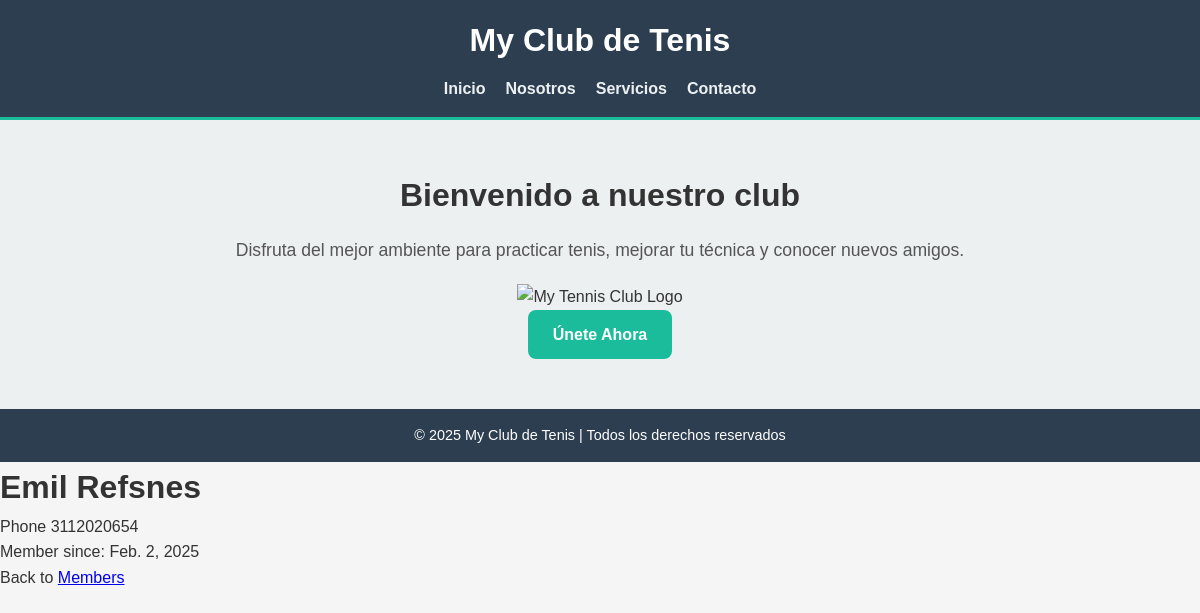
The app's page /members/details/1, older data.
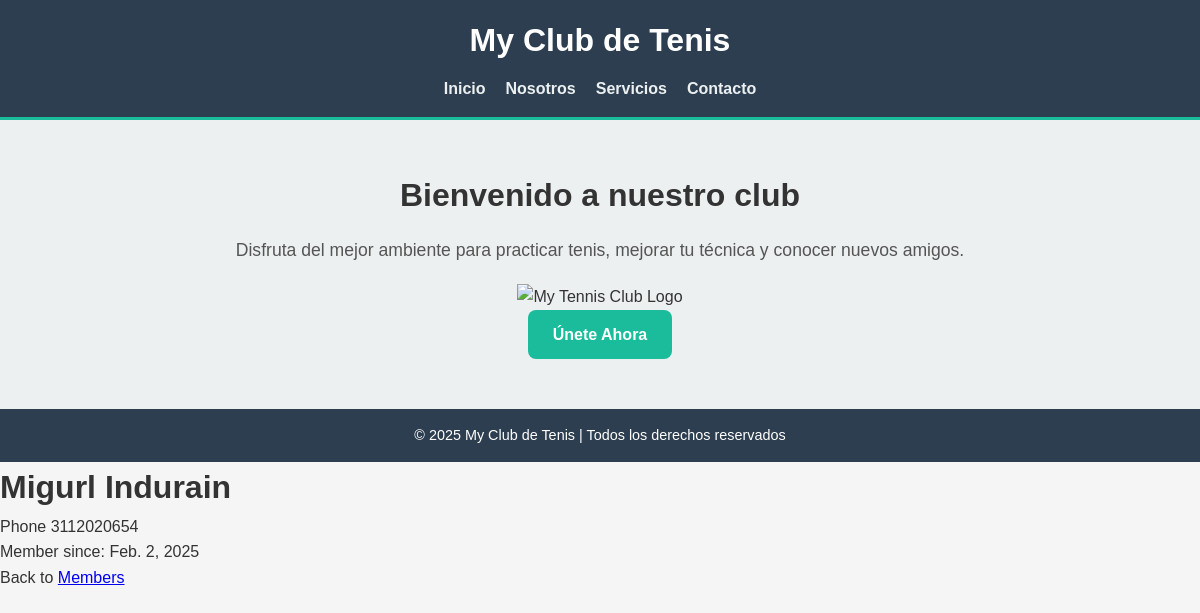
The same page, newer data.
### members/models.py (models this page shows, shortened)
class Member(models.Model):
    firstname = models.CharField(max_length=255)
    lastname = models.CharField(max_length=255)
    phone = models.IntegerField(null=True)
    joined_date = models.DateField(null=True)

### members/views.py (the view)
# urls.py: path('members/details/<int:id>', views.details, name='details'),
def details(request, id):
    mymember = Member.objects.get(id=id)
    template = loader.get_template("details.html")
    context = {
        "mymember": mymember,
    }
    return HttpResponse(template.render(context, request))

### members/templates/details.html (shortened to what this page needs)
{% extends "master.html" %}
{% block content %}
  <h1>{{ mymember.firstname }} {{ mymember.lastname }}</h1>
  <p>Phone {{ mymember.phone }}</p>
  <p>Member since: {{ mymember.joined_date }}</p>
  <p>Back to <a href="/members">Members</a></p>
{% endblock %}

Row changes from the older to the newer data that the page shows:
changed Member: firstname "Emil" → "Migurl"; lastname "Refsnes" → "Indurain"
